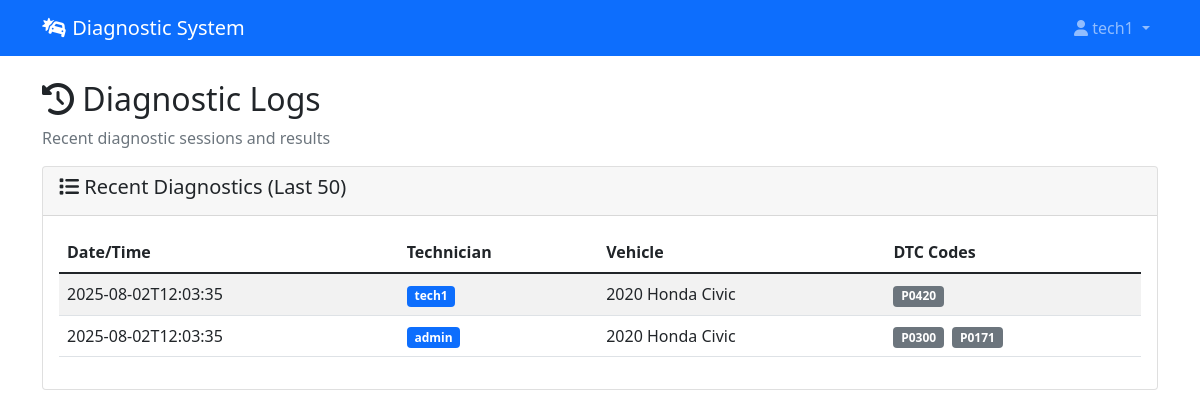
Screenshot of /logs (signed in) with the database file from the repository.
### tables this page shows
CREATE TABLE users (
                user_id INTEGER PRIMARY KEY AUTOINCREMENT,
                username TEXT UNIQUE NOT NULL,
                password_hash TEXT NOT NULL,
                email TEXT UNIQUE NOT NULL,
                role TEXT NOT NULL DEFAULT 'technician',
                created_date TEXT NOT NULL,
                last_login TEXT,
                is_active BOOLEAN DEFAULT 1
            );

CREATE TABLE diagnostic_logs (
                log_id INTEGER PRIMARY KEY AUTOINCREMENT,
                user_id INTEGER,
                vehicle_info TEXT,
                dtc_codes TEXT,
                diagnosis_result TEXT,
                timestamp TEXT,
                FOREIGN KEY (user_id) REFERENCES users (user_id)
            );

### app.py (the view)
@app.route('/logs')
@login_required
@permission_required('can_view_logs')
def view_logs():
    conn = sqlite3.connect(diagnostic_system.user_manager.db_path)
    cursor = conn.cursor()
    cursor.execute('''
        SELECT dl.timestamp, u.username, dl.vehicle_info, dl.dtc_codes
        FROM diagnostic_logs dl
        JOIN users u ON dl.user_id = u.user_id
        ORDER BY dl.timestamp DESC
        LIMIT 50
    ''')
    logs = []
    for row in cursor.fetchall():
        vehicle_info = json.loads(row[2])
        dtc_codes = json.loads(row[3])
        logs.append({
            'timestamp': row[0],
            'technician': row[1],
            'vehicle': f"{vehicle_info.get('year', '')} {vehicle_info.get('make', '')} {vehicle_info.get('model', '')}",
            'codes': ', '.join(dtc_codes)
        })
    conn.close()
    return render_template('logs.html', logs=logs)

### app.py (called while the page is built)
def login_required(f):
    @wraps(f)
    def decorated_function(*args, **kwargs):
        if 'user_id' not in session:
            return redirect(url_for('login'))
        return f(*args, **kwargs)
    return decorated_function

def permission_required(permission):
    def decorator(f):
        @wraps(f)
        def decorated_function(*args, **kwargs):
            if 'user_id' not in session:
                return redirect(url_for('login'))
            permissions = diagnostic_system.user_manager.get_user_permissions(session['user_id'])
            if not permissions.get(permission, False):
                flash('Access denied. Insufficient permissions.', 'error')
                return redirect(url_for('dashboard'))
            return f(*args, **kwargs)
        return decorated_function
    return decorator

### templates/logs.html (shortened to what this page needs)
{% extends "base.html" %}
{% block content %}
<div class="row">
    <div class="col-12">
        <h2><i class="fas fa-history"></i> Diagnostic Logs</h2>
        <p class="text-muted">Recent diagnostic sessions and results</p>
    </div>
</div>
<div class="row">
    <div class="col-12">
        <div class="card">
            <div class="card-header">
                <h5><i class="fas fa-list"></i> Recent Diagnostics (Last 50)</h5>
            </div>
            <div class="card-body">
                {% if logs %}
                <div class="table-responsive">
                    <table class="table table-striped">
                        <thead>
                            <tr>
                                <th>Date/Time</th>
                                <th>Technician</th>
                                <th>Vehicle</th>
                                <th>DTC Codes</th>
                            </tr>
                        </thead>
                        <tbody>
                            {% for log in logs %}
                            <tr>
                                <td>{{ log.timestamp[:19] }}</td>
                                <td>
                                    <span class="badge bg-primary">{{ log.technician }}</span>
                                </td>
                                <td>{{ log.vehicle }}</td>
                                <td>
                                    {% for code in log.codes.split(', ') %}
                                    <span class="badge bg-secondary me-1">{{ code }}</span>
                                    {% endfor %}
                                </td>
                            </tr>
                            {% endfor %}
                        </tbody>
                    </table>
                </div>
                {% endif %}
            </div>
        </div>
    </div>
</div>
{% endblock %}

### templates/base.html (shortened to what this page needs)
<!DOCTYPE html>
<html lang="en">
<head>
    <link href="https://cdn.jsdelivr.net/npm/bootstrap@5.1.3/dist/css/bootstrap.min.css" rel="stylesheet">
    <link href="https://cdnjs.cloudflare.com/ajax/libs/font-awesome/6.0.0/css/all.min.css" rel="stylesheet">
</head>
<body>
    <nav class="navbar navbar-expand-lg navbar-dark bg-primary">
        <div class="container">
            <a class="navbar-brand" href="{{ url_for('dashboard') }}">
                <i class="fas fa-car-crash"></i> Diagnostic System
            </a>
            {% if session.user_id %}
            <div class="navbar-nav ms-auto">
                <div class="nav-item dropdown">
                    <a class="nav-link dropdown-toggle" href="#" role="button" data-bs-toggle="dropdown">
                        <i class="fas fa-user"></i> {{ session.username }}
                    </a>
                </div>
            </div>
            {% endif %}
        </div>
    </nav>
    <div class="container mt-4">
        {% block content %}{% endblock %}
    </div>
</body>
</html>

### rows the page displays
users: username "tech1"
diagnostic_logs: timestamp "2025-08-02T12:03:35", technician "tech1", vehicle "2020 Honda Civic", code "P0420"
diagnostic_logs: timestamp "2025-08-02T12:03:35", technician "admin", vehicle "2020 Honda Civic", code "P0300" "P0171"
